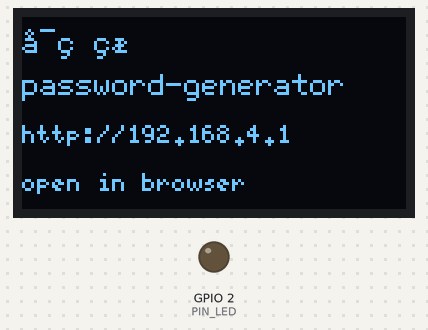
Bench run of a sketch on a simulated ESP32. Parts: 128×64 one-colour display, output pins drawn as LEDs (lit = HIGH). Storage starts empty; what the sketch prints to the serial monitor is not drawn.

Above: at 0.1 s.

The sketch:

password-generator.ino
```cpp
/* ============================================================
 * 密码生成 · ESP32 固件
 * ------------------------------------------------------------
 * 功能：
 *   1. 自建 WiFi 热点（AP 模式），手机连上即可访问
 *   2. 用 LittleFS 存放网页文件，WebServer 对外提供静态服务
 *   3. OLED 实时显示热点名与访问地址
 *   4. 本地随机密码
 *
 * 接线（ESP32 DevKitC + SSD1306 128x64 OLED，I2C）：
 *   OLED VCC → 3.3V
 *   OLED GND → GND
 *   OLED SDA → GPIO21
 *   OLED SCL → GPIO22
 *
 *
 *
 * 烧录步骤：
 *   1. Arduino IDE 安装 ESP32 开发板支持
 *   2. 安装库：U8g2（oliver）、WebServer 已内置于 ESP32 包
 *   3. 安装 ESP32 LittleFS 上传插件，把 firmware/data/ 整个目录上传为 LittleFS
 *   4. 再上传本 .ino  sketch
 *   5. 手机连上 WiFi 热点，浏览器访问 OLED 上显示的地址
 * ========================================================== */

#include <WiFi.h>
#include <WebServer.h>
#include <LittleFS.h>
#include <U8g2lib.h>

/* ---------- 硬件引脚定义 ----------
 * 集中在这里，方便按实际接线修改 */
#define PIN_SDA       21      /* OLED I2C 数据线 */
#define PIN_SCL       22      /* OLED I2C 时钟线 */
#define PIN_BUTTON    4       /* 按键，内部上拉，按下为低 */
#define PIN_LED       2       /* 板载 LED（呼吸训练时做渐亮渐灭） */

/* ---------- 热点配置 ---------- */
const char* AP_SSID = "password-generator";
const char* AP_PASS = "12345678";      /* 至少 8 位，否则 ESP32 会拒绝启动 AP */

WebServer server(80);
U8G2_SSD1306_128X64_NONAME_F_HW_I2C u8g2(U8G2_R0, U8X8_PIN_NONE, PIN_SCL, PIN_SDA);


/* ============================================================
 * 网页文件服务
 * ------------------------------------------------------------
 * 用 LittleFS 读文件再回给浏览器。
 * 注意：不能用 SPIFFS 的流式接口直接 write 大文件，
 * 这里一次性读入内存 —— 单个 HTML 约 10KB，ESP32 内存够用。
 * ========================================================== */

/** 根据 URL 路径推断 Content-Type */
String mimeOf(const String& path){
  if (path.endsWith(".html")) return "text/html; charset=utf-8";
  if (path.endsWith(".css"))  return "text/css; charset=utf-8";
  if (path.endsWith(".js"))   return "application/javascript; charset=utf-8";
  if (path.endsWith(".svg"))  return "image/svg+xml";
  if (path.endsWith(".json")) return "application/json; charset=utf-8";
  if (path.endsWith(".webmanifest")) return "application/manifest+json; charset=utf-8";
  return "text/plain; charset=utf-8";
}

/** 从 LittleFS 读取文件并返回给客户端 */
bool serveFile(const String& path){
  if (!LittleFS.exists(path)) return false;

  File f = LittleFS.open(path, "r");
  if (!f) return false;

  server.streamFile(f, mimeOf(path));
  f.close();
  return true;
}

/** 处理所有 GET 请求：根路径给 index.html，其余按路径找文件 */
void handleRequest(){
  String p = server.uri();
  if (p == "/" || p == "/index.html"){
    if (serveFile("/index.html")) return;
    server.send(200, "text/html; charset=utf-8", F("<h1>404</h1><p>index.html not found. Please upload the data folder to LittleFS.</p>"));
    return;
  }
  if (serveFile(p)) return;
  server.send(404, "text/plain; charset=utf-8", "Not Found");
}

/* ============================================================
 * OLED 显示
 * ========================================================== */

/** 刷新屏幕：显示热点名与访问地址 */
void refreshScreen(){
  u8g2.clearBuffer();
  u8g2.setFont(u8g2_font_6x12_tf);

  u8g2.drawStr(0, 12, "密码生成");
  u8g2.drawStr(0, 26, AP_SSID);

  String ip = "http://" + WiFi.softAPIP().toString();
  u8g2.setFont(u8g2_font_5x8_tf);
  u8g2.drawStr(0, 42, ip.c_str());

  u8g2.drawStr(0, 58, "open in browser");

  u8g2.sendBuffer();
}

/* ============================================================
 * 生命周期
 * ========================================================== */

void setup(){
  Serial.begin(115200);
  Serial.println();
  Serial.println(F("密码生成 · ESP32 启动中"));

  // ---- 文件系统 ----
  // formatOnFail=true：首次使用或分区损坏时自动格式化，避免手动干预
  if (!LittleFS.begin(true)){
    Serial.println(F("[错误] LittleFS 挂载失败，网页文件无法提供"));
  } else {
    Serial.println(F("[OK] LittleFS 已挂载"));
  }

  // ---- 硬件初始化 ----
  pinMode(PIN_BUTTON, INPUT_PULLUP);
  pinMode(PIN_LED, OUTPUT);


  // ---- OLED ----
  u8g2.begin();
  u8g2.enableUTF8Print();

  // ---- WiFi 热点 ----
  WiFi.mode(WIFI_AP);
  bool ok = WiFi.softAP(AP_SSID, AP_PASS);
  if (!ok){
    Serial.println(F("[错误] 热点启动失败"));
  } else {
    Serial.print(F("[OK] 热点已启动: ")); Serial.println(AP_SSID);
    Serial.print(F("     访问地址: http://")); Serial.println(WiFi.softAPIP());
  }

  // ---- Web 服务 ----
  // onNotFound 兜底：任意路径都返回 index.html，配合 PWA 路由更稳
  server.onNotFound(handleRequest);
  server.begin();
  Serial.println(F("[OK] Web 服务器已监听 80 端口"));

  refreshScreen();
}

/** 主循环：喂 webserver + 跑硬件交互 */
void loop(){
  server.handleClient();

  delay(20);
}
```
